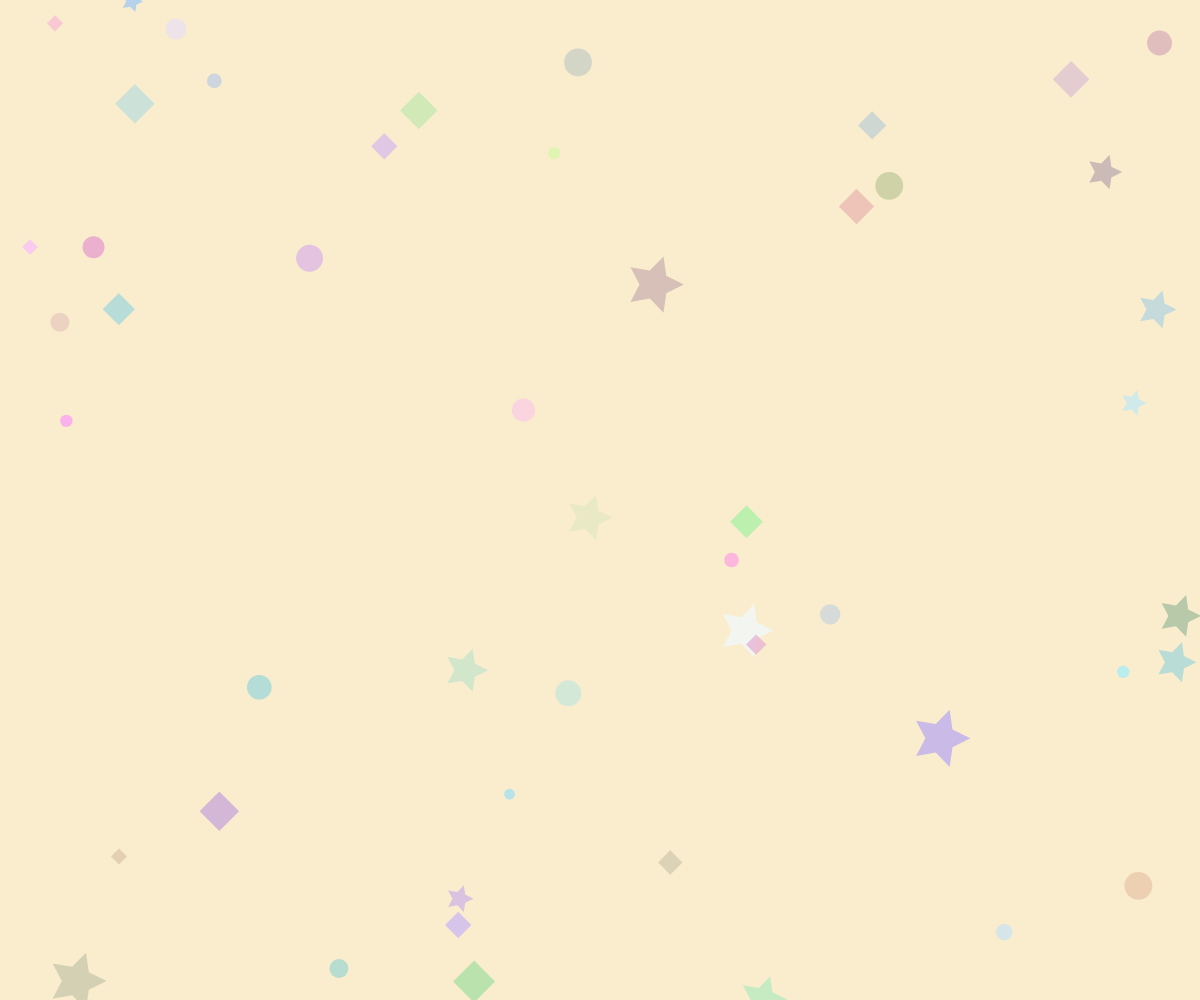
Frame 1 (no input)
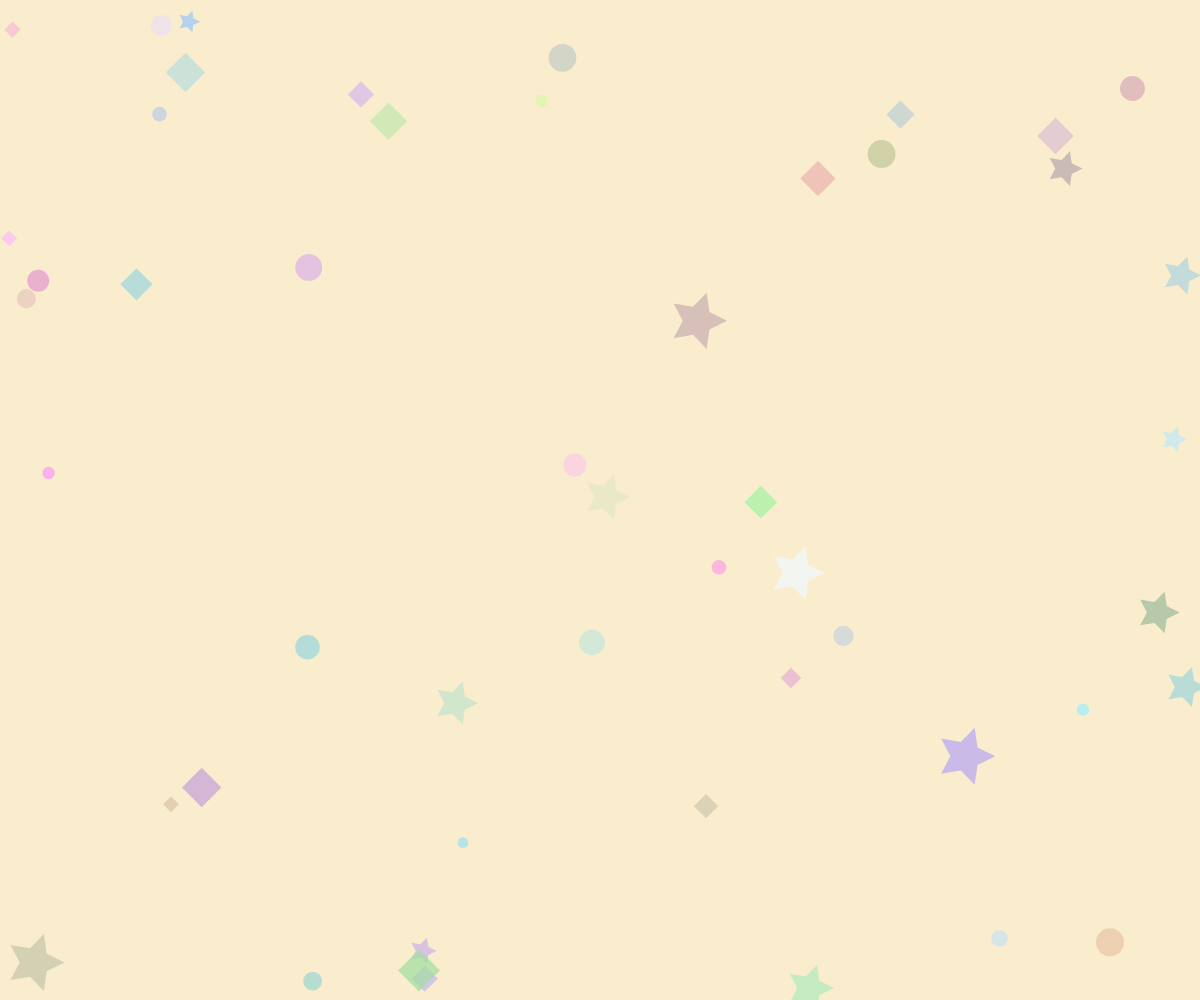
Frame 60 (no input)
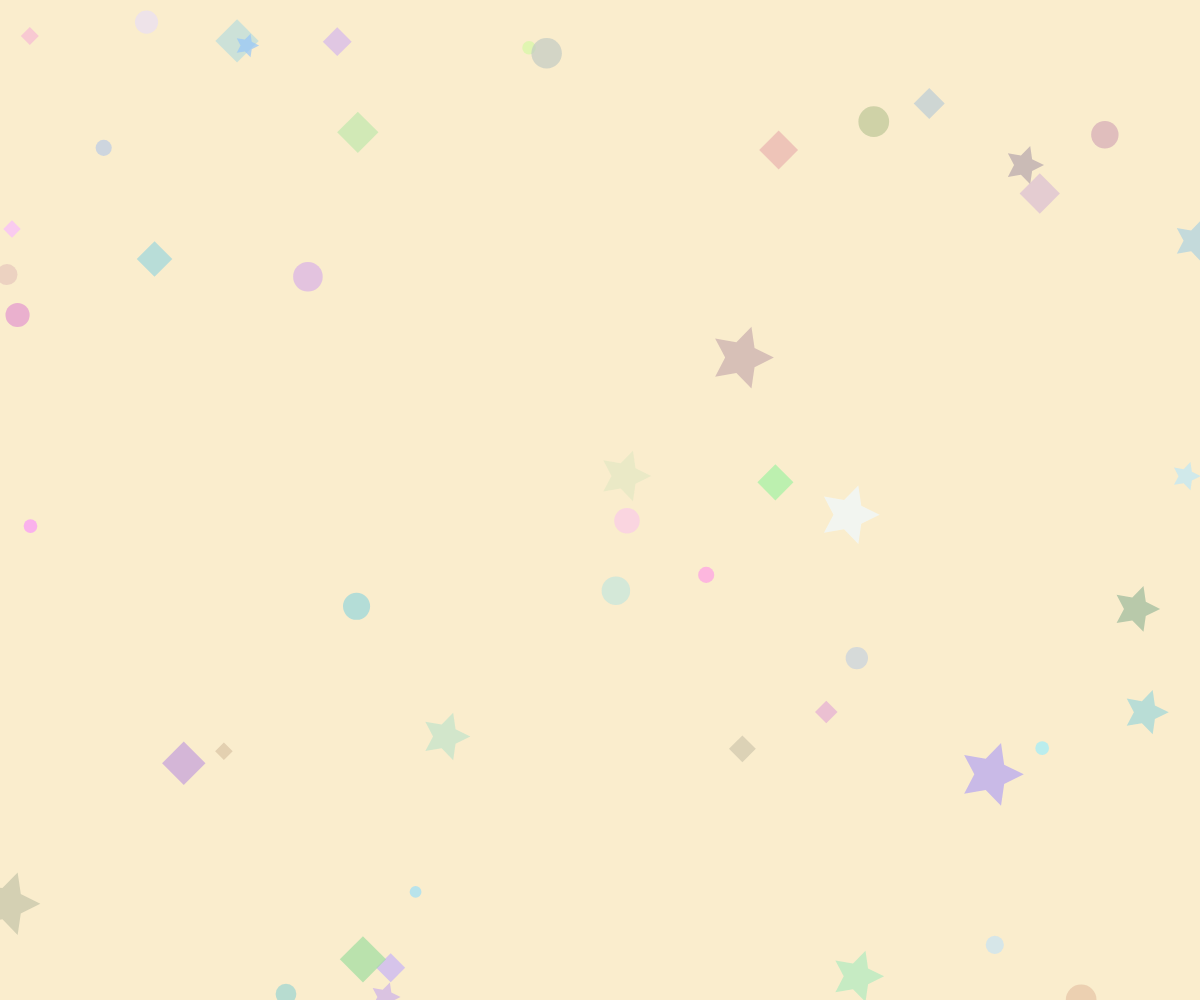
Frame 120 (the mouse pressed at the canvas centre since frame 60)

The p5.js sketch that drew these frames (run headless with seeded random() and noise() and a simulated clock; from frame 60 on, the mouse is pressed at the canvas centre):

// p5.js sketch
// ── sketch.js
let shapes = [];
let maxShapes = 50;
let baseSize = 1;

function setup() {
  createCanvas(windowWidth, windowHeight);
  for (let i = 0; i < maxShapes; i++) {
    shapes.push(new RandomShape());
  }
}

function draw() {
  background('#faedcd');
  for (let s of shapes) {
    s.update();
    s.display();
  }
}

function mouseMoved() { // 互動內容切換
  if (mouseX > pmouseX) {
    baseSize += 0.1;
  } else if (mouseX < pmouseX) {
    baseSize = max(0.1, baseSize - 0.1);
  }
}

class RandomShape {// 隨機形狀類別
  constructor() {
    this.x = random(width);
    this.y = random(height);
    this.size = random(10, 30);
    this.type = random(['circle', 'diamond', 'star']);
    this.color = color(random(150, 255), random(150, 255), random(150, 255), 180);
    this.dx = random(-1, 1);
    this.dy = random(-1, 1);
  }

  update() {
    this.x += this.dx;
    this.y += this.dy;

    if (this.x < 0 || this.x > width) this.dx *= -1;
    if (this.y < 0 || this.y > height) this.dy *= -1;
  }

  display() {
    push();
    translate(this.x, this.y);
    fill(this.color);
    noStroke();

    let s = this.size * baseSize;

    switch (this.type) {
      case 'circle':
        ellipse(0, 0, s, s);
        break;
      case 'diamond':
        rotate(PI / 4);
        rectMode(CENTER);
        rect(0, 0, s, s);
        break;
      case 'star':
        drawStar(0, 0, s / 2, s, 5);
        break;
    }
    pop();
  }
}

function drawStar(x, y, radius1, radius2, npoints) {
  let angle = TWO_PI / npoints;
  let halfAngle = angle / 2.0;
  beginShape();
  for (let a = 0; a < TWO_PI; a += angle) {
    let sx = x + cos(a) * radius2;
    let sy = y + sin(a) * radius2;
    vertex(sx, sy);
    sx = x + cos(a + halfAngle) * radius1;
    sy = y + sin(a + halfAngle) * radius1;
    vertex(sx, sy);
  }
  endShape(CLOSE);
}

// 互動內容切換
function showURL(url) {
  const frame = document.getElementById('content-frame');
  frame.innerHTML = `<iframe src="${url}"></iframe>`;
  frame.style.display = 'block';
}

function showImage(src) {
  const frame = document.getElementById('content-frame');
  frame.innerHTML = `<img src="${src}" alt="自我介紹圖片">`;
  frame.style.display = 'block';
}

function showVideo(src) {
  const frame = document.getElementById('content-frame');
  frame.innerHTML = `<video controls src="${src}"></video>`;
  frame.style.display = 'block';
}

function goHome() {
  const frame = document.getElementById('content-frame');
  frame.innerHTML = '';
  frame.style.display = 'none';
}
